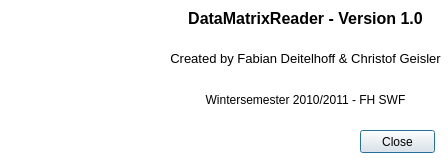
<?xml version="1.0" encoding="UTF-8"?>
<ui version="4.0">
 <class>InfoAbout</class>
 <widget class="QDialog" name="InfoAbout">
  <property name="windowModality">
   <enum>Qt::WindowModal</enum>
  </property>
  <property name="geometry">
   <rect>
    <x>0</x>
    <y>0</y>
    <width>448</width>
    <height>162</height>
   </rect>
  </property>
  <property name="palette">
   <palette>
    <active>
     <colorrole role="Base">
      <brush brushstyle="SolidPattern">
       <color alpha="255">
        <red>255</red>
        <green>255</green>
        <blue>255</blue>
       </color>
      </brush>
     </colorrole>
     <colorrole role="Window">
      <brush brushstyle="SolidPattern">
       <color alpha="255">
        <red>255</red>
        <green>255</green>
        <blue>255</blue>
       </color>
      </brush>
     </colorrole>
    </active>
    <inactive>
     <colorrole role="Base">
      <brush brushstyle="SolidPattern">
       <color alpha="255">
        <red>255</red>
        <green>255</green>
        <blue>255</blue>
       </color>
      </brush>
     </colorrole>
     <colorrole role="Window">
      <brush brushstyle="SolidPattern">
       <color alpha="255">
        <red>255</red>
        <green>255</green>
        <blue>255</blue>
       </color>
      </brush>
     </colorrole>
    </inactive>
    <disabled>
     <colorrole role="Base">
      <brush brushstyle="SolidPattern">
       <color alpha="255">
        <red>255</red>
        <green>255</green>
        <blue>255</blue>
       </color>
      </brush>
     </colorrole>
     <colorrole role="Window">
      <brush brushstyle="SolidPattern">
       <color alpha="255">
        <red>255</red>
        <green>255</green>
        <blue>255</blue>
       </color>
      </brush>
     </colorrole>
    </disabled>
   </palette>
  </property>
  <property name="windowTitle">
   <string>DataMatrixReader - Info</string>
  </property>
  <property name="autoFillBackground">
   <bool>false</bool>
  </property>
  <property name="modal">
   <bool>true</bool>
  </property>
  <widget class="QPushButton" name="pbClose">
   <property name="geometry">
    <rect>
     <x>360</x>
     <y>130</y>
     <width>75</width>
     <height>23</height>
    </rect>
   </property>
   <property name="text">
    <string>Close</string>
   </property>
   <property name="default">
    <bool>true</bool>
   </property>
  </widget>
  <widget class="QLabel" name="lblAppImage">
   <property name="geometry">
    <rect>
     <x>10</x>
     <y>10</y>
     <width>151</width>
     <height>141</height>
    </rect>
   </property>
   <property name="text">
    <string/>
   </property>
   <property name="pixmap">
    <pixmap resource="Images.qrc">:/images/Ressources/DataMatrixReader.png</pixmap>
   </property>
   <property name="scaledContents">
    <bool>true</bool>
   </property>
  </widget>
  <widget class="QLabel" name="label">
   <property name="geometry">
    <rect>
     <x>170</x>
     <y>10</y>
     <width>271</width>
     <height>16</height>
    </rect>
   </property>
   <property name="font">
    <font>
     <pointsize>12</pointsize>
     <weight>75</weight>
     <bold>true</bold>
    </font>
   </property>
   <property name="text">
    <string>DataMatrixReader - Version 1.0</string>
   </property>
   <property name="alignment">
    <set>Qt::AlignCenter</set>
   </property>
  </widget>
  <widget class="QLabel" name="label_2">
   <property name="geometry">
    <rect>
     <x>170</x>
     <y>50</y>
     <width>271</width>
     <height>16</height>
    </rect>
   </property>
   <property name="font">
    <font>
     <pointsize>10</pointsize>
    </font>
   </property>
   <property name="text">
    <string>Created by Fabian Deitelhoff &amp; Christof Geisler</string>
   </property>
   <property name="alignment">
    <set>Qt::AlignCenter</set>
   </property>
  </widget>
  <widget class="QLabel" name="label_3">
   <property name="geometry">
    <rect>
     <x>175</x>
     <y>90</y>
     <width>261</width>
     <height>20</height>
    </rect>
   </property>
   <property name="text">
    <string>Wintersemester 2010/2011 - FH SWF</string>
   </property>
   <property name="alignment">
    <set>Qt::AlignCenter</set>
   </property>
  </widget>
 </widget>
 <resources>
  <include location="Images.qrc"/>
 </resources>
 <connections/>
</ui>
